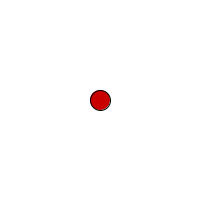
Frame 1 (no input)
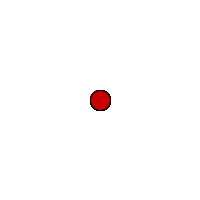
Frame 60 (the mouse pressed at the canvas centre just before this capture)
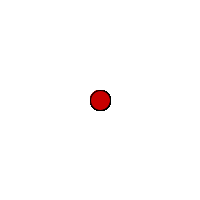
Frame 120 (the mouse held since frame 60 and released just before this capture)

The Processing sketch that drew these frames (run headless with seeded random() and noise(); from frame 60 on, the mouse is pressed at the canvas centre):

// Processing sketch: assignment3_circlegrow
// ── assignment3_circlegrow.pde
float diam;
int counter;
int trackSize;

void setup() {
  counter = 0;
  trackSize = 0;
 
  size(200,200);
  background(255);
  smooth();    
}

void draw() {

  // Increase this variable by 1 every call of draw()
  counter = counter + 1; 

  // while count increases every call of draw() from 0 to 30, the conditional below returns false
  if(counter > 30){ // do nothing until 'counter' is greater than 30.  
       counter = 0; // reset the counter every time the conditional triggers
       trackSize = trackSize + 1; // increase this variable by 1 every call of draw()
       //if(trackSize ???){ // the var, 'counter' is a strong reference for how trackSize is incorporated
       // reset track size here
     background(255);
       //}
 
  }
  
  fill(200,0,0);
  
  diam = 20; // * ??? ; // hmm, what variable - that is cycling from small to bigger - would be good to incorporate?  
  ellipse(width/2,height/2,diam,diam);
}
